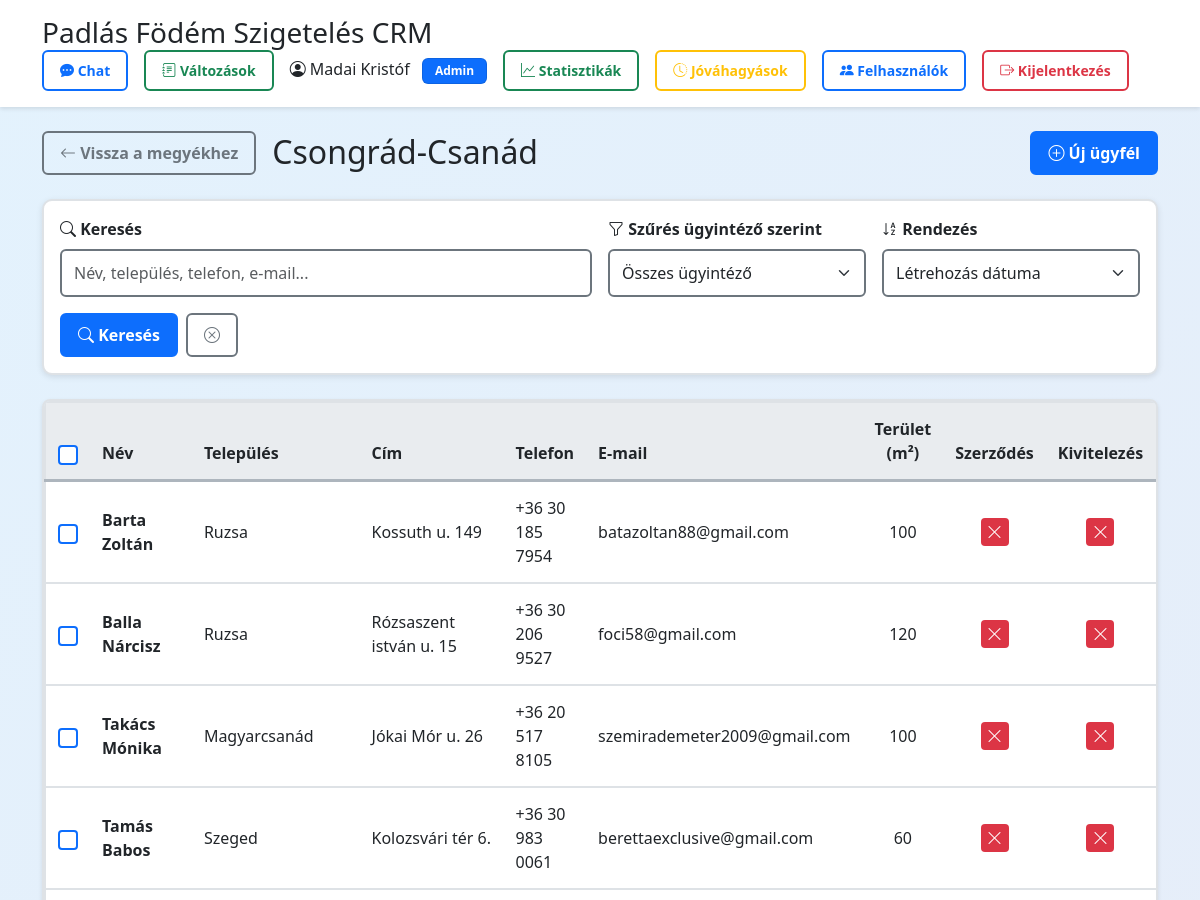
Page /county.php?id=5 (signed in, upper part) on the earlier database version.
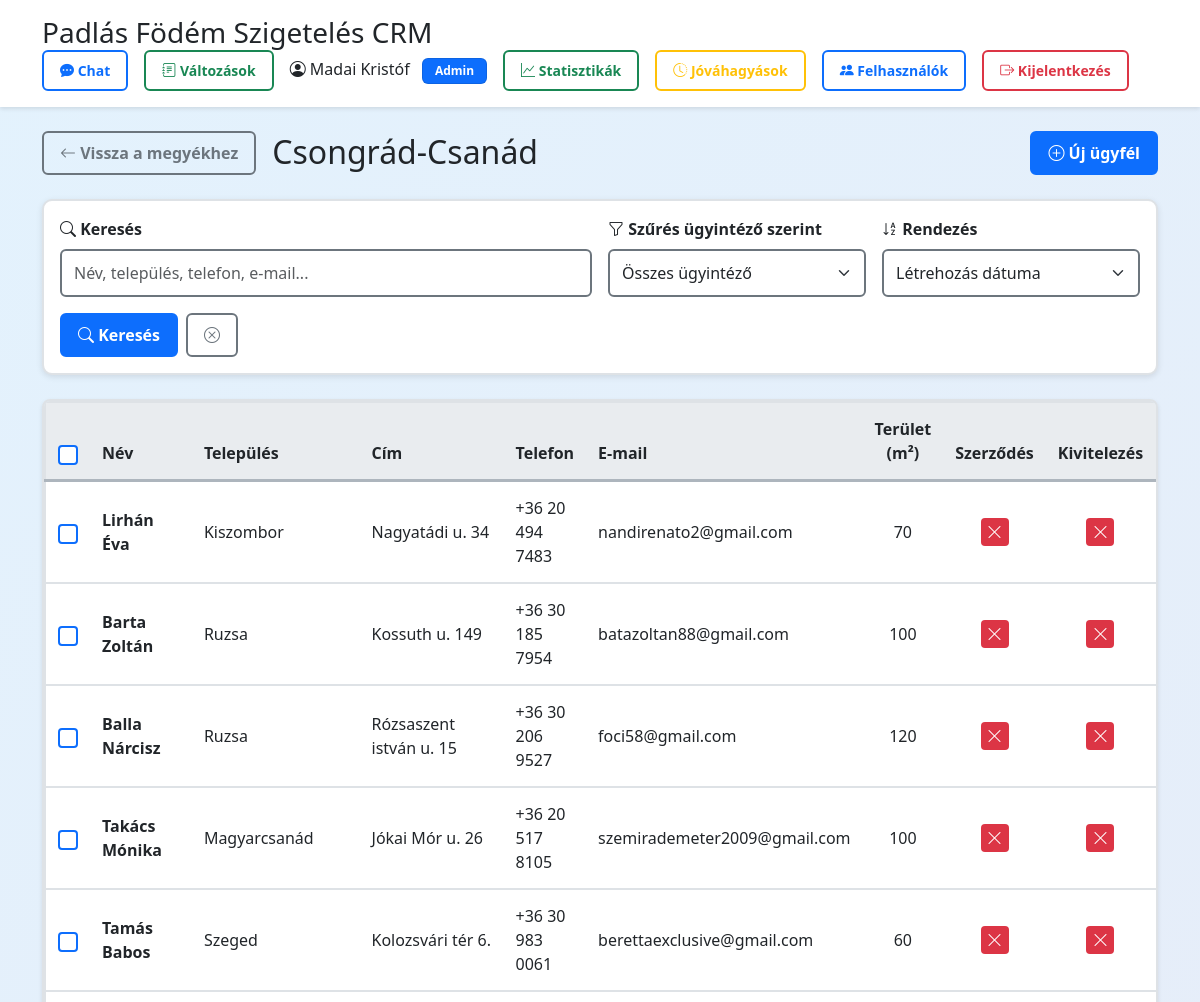
Same page on the later database version.
### tables this page shows
CREATE TABLE `clients` (
  `id` int(11) NOT NULL,
  `county_id` int(11) NOT NULL,
  `settlement_id` int(11) DEFAULT NULL,
  `name` varchar(200) NOT NULL,
  `address` varchar(300) DEFAULT NULL,
  `email` varchar(100) DEFAULT NULL,
  `phone` varchar(50) DEFAULT NULL,
  `insulation_area` int(11) DEFAULT NULL,
  `contract_signed` tinyint(1) DEFAULT 0,
  `contract_signed_at` timestamp NULL DEFAULT NULL,
  `work_completed` tinyint(1) DEFAULT 0,
  `closed_at` datetime DEFAULT NULL,
  `agent_id` int(11) DEFAULT NULL,
  `notes` text DEFAULT NULL,
  `approved` tinyint(1) NOT NULL DEFAULT 1,
  `approval_status` enum('pending','approved','rejected') DEFAULT 'pending',
  `rejection_reason` text DEFAULT NULL,
  `approved_at` timestamp NULL DEFAULT NULL,
  `approved_by` int(11) DEFAULT NULL,
  `created_at` timestamp NULL DEFAULT current_timestamp(),
  `updated_at` timestamp NULL DEFAULT current_timestamp() ON UPDATE current_timestamp(),
  `created_by` int(11) DEFAULT NULL
);

CREATE TABLE `settlements` (
  `id` int(11) NOT NULL,
  `name` varchar(100) NOT NULL,
  `county_id` int(11) NOT NULL,
  `created_at` timestamp NULL DEFAULT current_timestamp()
);

### config.php (called while the page is built, shortened)
<?php
function isAdmin() {
    return isset($_SESSION['role']) && $_SESSION['role'] === 'admin';
}
function escape($string) {
    return htmlspecialchars($string, ENT_QUOTES, 'UTF-8');
}
?>

### county.php (the view, shortened to what the changed rows need)
<?php
require_once 'config.php';
$county_id = $_GET['id'] ?? 0;
$stmt = $pdo->prepare("SELECT * FROM counties WHERE id = ?");
$stmt->execute([$county_id]);
$county = $stmt->fetch();
$sort_by = $_GET['sort_by'] ?? 'created_at';
$query = "
    SELECT
        c.*,
        s.name as settlement_name,
        a.name as agent_name,
        a.color as agent_color
    FROM clients c
    LEFT JOIN settlements s ON c.settlement_id = s.id
    LEFT JOIN agents a ON c.agent_id = a.id
    WHERE c.county_id = ? AND c.approved = 1 AND c.closed_at IS NULL
";
$params = [$county_id];
if ($sort_by === 'settlement_asc') {
    $query .= " ORDER BY s.name ASC, c.created_at DESC";
} elseif ($sort_by === 'settlement_desc') {
    $query .= " ORDER BY s.name DESC, c.created_at DESC";
} else {
    $query .= " ORDER BY c.created_at DESC";
}
$stmt = $pdo->prepare($query);
$stmt->execute($params);
$clients = $stmt->fetchAll();
$current_user_agent_id = null;
?>
<!DOCTYPE html>
<html lang="hu">
<head>
    <link href="https://cdn.jsdelivr.net/npm/bootstrap@5.3.0/dist/css/bootstrap.min.css" rel="stylesheet">
    <link rel="stylesheet" href="https://cdn.jsdelivr.net/npm/bootstrap-icons@1.10.0/font/bootstrap-icons.css">
    <link rel="stylesheet" href="improved_styles.css?v=1.0">
</head>
<body>
    <div class="container">
        <div class="mb-4 d-flex justify-content-between align-items-center">
            <div class="d-flex align-items-center gap-3">
                <h2 class="mb-0"><?php echo escape($county['name']); ?></h2>
            </div>
        </div>
        <?php if (empty($clients)): ?>
            <div class="alert alert-info">
                Még nincsenek ügyfelek ebben a megyében.
                <?php if (isAdmin()): ?>
                    Kattints az "Új ügyfél" gombra a hozzáadáshoz.
                <?php endif; ?>
            </div>
        <?php else: ?>
            <div class="table-responsive">
                <table class="table table-hover mb-0">
                    <thead class="table-light">
                        <tr>
                            <th style="width: 50px;">
                                <input type="checkbox" id="select-all" class="form-check-input" title="Mindet kijelöl">
                            </th>
                            <th>Név</th>
                            <th>Település</th>
                            <th>Cím</th>
                            <th>Telefon</th>
                            <th>E-mail</th>
                            <th class="text-center">Terület (m²)</th>
                            <th class="text-center">Szerződés</th>
                            <th class="text-center">Kivitelezés</th>
                            <th>Ügyintéző</th>
                        </tr>
                    </thead>
                    <tbody>
                        <?php foreach ($clients as $client):
                            $bg_color = 'transparent';
$can_edit = isAdmin() ||
            ($current_user_agent_id &&
             ($client['agent_id'] === null || $client['agent_id'] == $current_user_agent_id)
            );
                        ?>
                            <tr class="client-row <?php echo $can_edit ? '' : 'locked-row'; ?>" style="background-color: <?php echo $bg_color; ?>;" data-client-id="<?php echo $client['id']; ?>">
                                <td class="checkbox-cell" onclick="event.stopPropagation();">
                                    <?php if ($can_edit): ?>
                                        <input type="checkbox" class="client-checkbox form-check-input" value="<?php echo $client['id']; ?>" data-can-edit="1">
                                    <?php else: ?>
                                        <i class="bi bi-lock-fill text-danger" title="Másik ügyintézőhöz rendelve"></i>
                                        <input type="checkbox" class="client-checkbox form-check-input d-none" value="<?php echo $client['id']; ?>" data-can-edit="0" disabled>
                                    <?php endif; ?>
                                </td>
                                <td>
                                    <strong><?php echo escape($client['name']); ?></strong>
                                </td>
                                <td><?php echo escape($client['settlement_name'] ?? '-'); ?></td>
                                <td><?php echo escape($client['address'] ?? '-'); ?></td>
                                <td><?php echo escape($client['phone'] ?? '-'); ?></td>
                                <td><?php echo escape($client['email'] ?? '-'); ?></td>
                                <td class="text-center"><?php echo $client['insulation_area'] ?? '-'; ?></td>
                                <td class="text-center">
                                    <?php if ($client['contract_signed']): ?>
                                        <i class="bi bi-check-circle-fill text-success"></i>
                                    <?php else: ?>
                                        <span style="background-color: #dc3545; color: white; padding: 2px 6px; border-radius: 4px; display: inline-block;">
                                            <i class="bi bi-x-lg"></i>
                                        </span>
                                    <?php endif; ?>
                                </td>
                                <td class="text-center">
                                    <?php if ($client['work_completed']): ?>
                                        <i class="bi bi-check-circle-fill text-success"></i>
                                    <?php else: ?>
                                        <span style="background-color: #dc3545; color: white; padding: 2px 6px; border-radius: 4px; display: inline-block;">
                                            <i class="bi bi-x-lg"></i>
                                        </span>
                                    <?php endif; ?>
                                </td>
                                <td>
                                </td>
                            </tr>
                        <?php endforeach; ?>
                    </tbody>
                </table>
            </div>
        <?php endif; ?>
    </div>
</body>
</html>

Differences in the rows shown:
added clients: name "Lirhán Éva", settlement.name "Kiszombor", address "Nagyatádi u. 34", phone "+36 20 494 7483", email "nandirenato2@gmail.com", insulation_area "70", contract_signed 0 (drawn), work_completed 0 (drawn)
